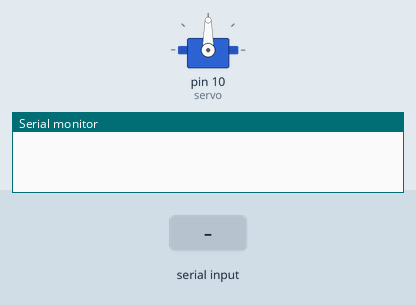
The sketch below on a simulated Arduino Uno, built with avr-gcc and run on an emulated ATmega328P. On the bench: servo, the last lines printed to the serial monitor. The inputs (shaded band) are chosen by the test bench.

Above: at 1.2 s.
1.3 s: "CLOSE\n" received over Serial
At 1.8 s:
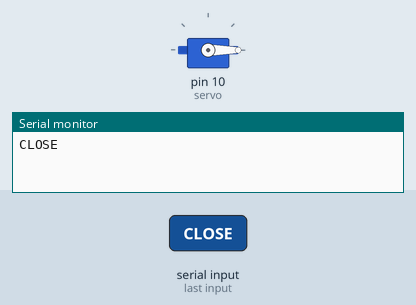
2.8 s: "OPEN\n" received over Serial
At 4.1 s:
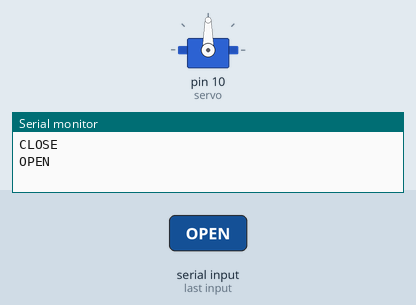
Timing chart, 0 to 5.8 s (numbered marks = the images above; inputs shaded):
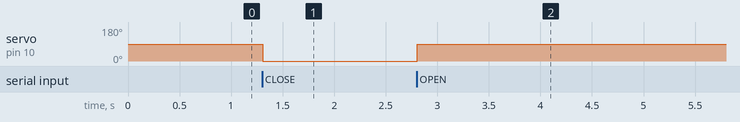

Measured:
- after the input at 1.3 s, servo on pin 10 (servo): 90° → 0° at once
- after the input at 2.8 s, servo on pin 10 (servo): 0° → 90° at once

The sketch:

firmware.ino
```cpp
#include <Servo.h>

Servo servo;

void setup() {
  servo.attach(10);
  Serial.begin(9600);
}

void loop() {
  if (Serial.available()) {
    String cmd = Serial.readStringUntil('\n');
    cmd.trim();
    Serial.println(cmd);

    if (cmd == "OPEN") {
        servo.write(90);
    }
    else if (cmd == "CLOSE") {
        servo.write(0);
    }
  }
}
```
